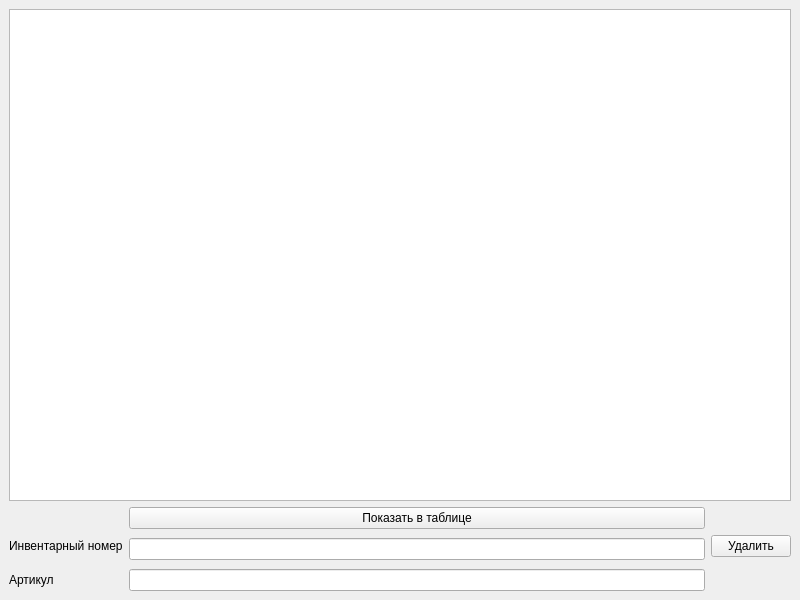
<?xml version="1.0" encoding="UTF-8"?>
<ui version="4.0">
 <class>delete_equipment</class>
 <widget class="QMainWindow" name="delete_equipment">
  <property name="geometry">
   <rect>
    <x>0</x>
    <y>0</y>
    <width>800</width>
    <height>600</height>
   </rect>
  </property>
  <property name="minimumSize">
   <size>
    <width>0</width>
    <height>0</height>
   </size>
  </property>
  <property name="maximumSize">
   <size>
    <width>16777215</width>
    <height>16777215</height>
   </size>
  </property>
  <property name="windowTitle">
   <string>Удаление оборудования</string>
  </property>
  <widget class="QWidget" name="centralwidget">
   <layout class="QGridLayout" name="gridLayout">
    <item row="0" column="0" colspan="3">
     <widget class="QTableView" name="tableView_show_item"/>
    </item>
    <item row="1" column="1">
     <widget class="QPushButton" name="pushButton_show">
      <property name="text">
       <string>Показать в таблице</string>
      </property>
     </widget>
    </item>
    <item row="2" column="0">
     <widget class="QLabel" name="label_invent_num">
      <property name="text">
       <string>Инвентарный номер</string>
      </property>
     </widget>
    </item>
    <item row="2" column="1" rowspan="2">
     <widget class="QLineEdit" name="invent_num"/>
    </item>
    <item row="4" column="0">
     <widget class="QLabel" name="label_part_num">
      <property name="text">
       <string>Артикул</string>
      </property>
     </widget>
    </item>
    <item row="4" column="1">
     <widget class="QLineEdit" name="part_num"/>
    </item>
    <item row="2" column="2">
     <widget class="QPushButton" name="pushButton_delete">
      <property name="text">
       <string>Удалить</string>
      </property>
     </widget>
    </item>
   </layout>
  </widget>
 </widget>
 <resources/>
 <connections/>
</ui>
